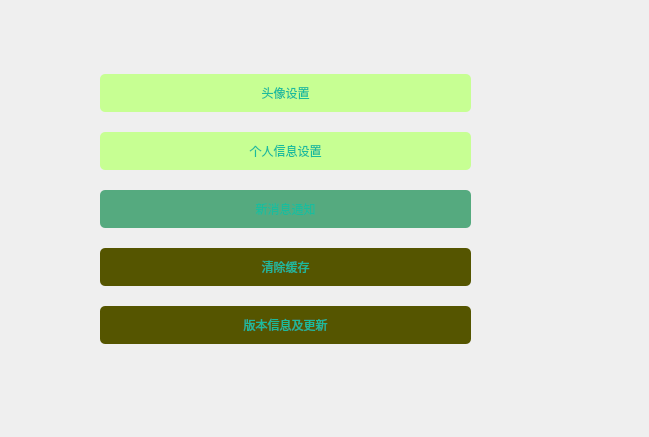
<?xml version="1.0" encoding="UTF-8"?>
<ui version="4.0">
 <class>MySettingPage</class>
 <widget class="QWidget" name="MySettingPage">
  <property name="geometry">
   <rect>
    <x>0</x>
    <y>0</y>
    <width>649</width>
    <height>437</height>
   </rect>
  </property>
  <property name="windowTitle">
   <string>Form</string>
  </property>
  <widget class="QWidget" name="verticalLayoutWidget">
   <property name="geometry">
    <rect>
     <x>60</x>
     <y>20</y>
     <width>471</width>
     <height>371</height>
    </rect>
   </property>
   <layout class="QVBoxLayout" name="verticalLayout">
    <item>
     <widget class="QStackedWidget" name="stackedWidget">
      <widget class="QWidget" name="page_1">
       <widget class="QWidget" name="verticalLayoutWidget_2">
        <property name="geometry">
         <rect>
          <x>40</x>
          <y>40</y>
          <width>371</width>
          <height>301</height>
         </rect>
        </property>
        <layout class="QVBoxLayout" name="verticalLayout_2">
         <item>
          <widget class="QPushButton" name="HeadSettingBt">
           <property name="styleSheet">
            <string notr="true">QPushButton{border-style:none;padding:10px;border-radius:5px;color:#1ABC9C;background:#c7ff93;}
QPushButton:hover{color:#2EE1C1;background:#FFFFFF;}
QPushButton:pressed{color:#16A086;background:#A7EEE6;}</string>
           </property>
           <property name="text">
            <string>头像设置</string>
           </property>
          </widget>
         </item>
         <item>
          <widget class="QPushButton" name="MyMesaageBt">
           <property name="styleSheet">
            <string notr="true">QPushButton{border-style:none;padding:10px;border-radius:5px;color:#1ABC9C;background:#c7ff93;}
QPushButton:hover{color:#2EE1C1;background:#FFFFFF;}
QPushButton:pressed{color:#16A086;background:#A7EEE6;}</string>
           </property>
           <property name="text">
            <string>个人信息设置</string>
           </property>
          </widget>
         </item>
         <item>
          <widget class="QPushButton" name="NewsMessageBt">
           <property name="styleSheet">
            <string notr="true">QPushButton{border-style:none;padding:10px;border-radius:5px;color:#1ABC9C;background:#55aa7f;}
QPushButton:hover{color:#2EE1C1;background:#FFFFFF;}
QPushButton:pressed{color:#16A086;background:#A7EEE6;}</string>
           </property>
           <property name="text">
            <string>新消息通知</string>
           </property>
          </widget>
         </item>
         <item>
          <widget class="QPushButton" name="ClearDateBt">
           <property name="styleSheet">
            <string notr="true">QPushButton{border-style:none;padding:10px;border-radius:5px;color:#1ABC9C;background:rgb(85, 85, 0);}
QPushButton:hover{color:#2EE1C1;background:#FFFFFF;}
QPushButton:pressed{color:#16A086;background:#A7EEE6;}</string>
           </property>
           <property name="text">
            <string>清除缓存</string>
           </property>
          </widget>
         </item>
         <item>
          <widget class="QPushButton" name="UpdateBt">
           <property name="styleSheet">
            <string notr="true">QPushButton{border-style:none;padding:10px;border-radius:5px;color:#1ABC9C;background:rgb(85, 85, 0);}
QPushButton:hover{color:#2EE1C1;background:#FFFFFF;}
QPushButton:pressed{color:#16A086;background:#A7EEE6;}</string>
           </property>
           <property name="text">
            <string>版本信息及更新</string>
           </property>
          </widget>
         </item>
        </layout>
       </widget>
      </widget>
      <widget class="QWidget" name="page_2"/>
     </widget>
    </item>
   </layout>
  </widget>
 </widget>
 <resources/>
 <connections/>
</ui>
